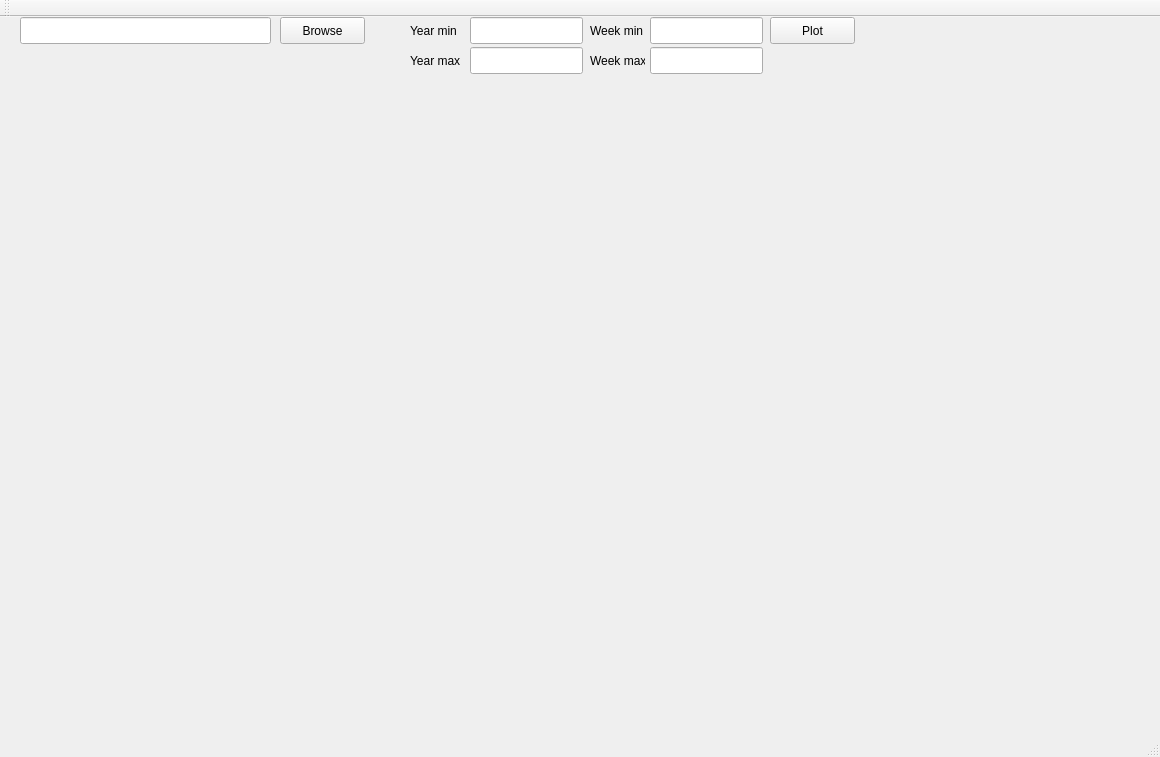
<?xml version="1.0" encoding="UTF-8"?>
<ui version="4.0">
 <class>MainWindow</class>
 <widget class="QMainWindow" name="MainWindow">
  <property name="geometry">
   <rect>
    <x>0</x>
    <y>0</y>
    <width>1160</width>
    <height>757</height>
   </rect>
  </property>
  <property name="windowTitle">
   <string>MainWindow</string>
  </property>
  <widget class="QWidget" name="centralWidget">
   <widget class="QCustomPlot" name="plotArea" native="true">
    <property name="geometry">
     <rect>
      <x>10</x>
      <y>70</y>
      <width>1141</width>
      <height>621</height>
     </rect>
    </property>
   </widget>
   <widget class="QLineEdit" name="lineEdit">
    <property name="geometry">
     <rect>
      <x>20</x>
      <y>0</y>
      <width>251</width>
      <height>27</height>
     </rect>
    </property>
   </widget>
   <widget class="QPushButton" name="browseButton">
    <property name="geometry">
     <rect>
      <x>280</x>
      <y>0</y>
      <width>85</width>
      <height>27</height>
     </rect>
    </property>
    <property name="text">
     <string>Browse</string>
    </property>
   </widget>
   <widget class="QLineEdit" name="minYearEdit">
    <property name="geometry">
     <rect>
      <x>470</x>
      <y>0</y>
      <width>113</width>
      <height>27</height>
     </rect>
    </property>
   </widget>
   <widget class="QLineEdit" name="minWeekEdit">
    <property name="geometry">
     <rect>
      <x>650</x>
      <y>0</y>
      <width>113</width>
      <height>27</height>
     </rect>
    </property>
   </widget>
   <widget class="QLabel" name="label">
    <property name="geometry">
     <rect>
      <x>410</x>
      <y>5</y>
      <width>55</width>
      <height>17</height>
     </rect>
    </property>
    <property name="text">
     <string>Year min</string>
    </property>
   </widget>
   <widget class="QLabel" name="label_2">
    <property name="geometry">
     <rect>
      <x>590</x>
      <y>5</y>
      <width>55</width>
      <height>17</height>
     </rect>
    </property>
    <property name="text">
     <string>Week min</string>
    </property>
   </widget>
   <widget class="QPushButton" name="plotButton">
    <property name="geometry">
     <rect>
      <x>770</x>
      <y>0</y>
      <width>85</width>
      <height>27</height>
     </rect>
    </property>
    <property name="text">
     <string>Plot</string>
    </property>
   </widget>
   <widget class="QLabel" name="label_3">
    <property name="geometry">
     <rect>
      <x>410</x>
      <y>35</y>
      <width>55</width>
      <height>17</height>
     </rect>
    </property>
    <property name="text">
     <string>Year max</string>
    </property>
   </widget>
   <widget class="QLabel" name="label_4">
    <property name="geometry">
     <rect>
      <x>590</x>
      <y>35</y>
      <width>55</width>
      <height>17</height>
     </rect>
    </property>
    <property name="text">
     <string>Week max</string>
    </property>
   </widget>
   <widget class="QLineEdit" name="maxYearEdit">
    <property name="geometry">
     <rect>
      <x>470</x>
      <y>30</y>
      <width>113</width>
      <height>27</height>
     </rect>
    </property>
   </widget>
   <widget class="QLineEdit" name="maxWeekEdit">
    <property name="geometry">
     <rect>
      <x>650</x>
      <y>30</y>
      <width>113</width>
      <height>27</height>
     </rect>
    </property>
   </widget>
  </widget>
  <widget class="QMenuBar" name="menuBar">
   <property name="geometry">
    <rect>
     <x>0</x>
     <y>0</y>
     <width>1160</width>
     <height>27</height>
    </rect>
   </property>
  </widget>
  <widget class="QToolBar" name="mainToolBar">
   <attribute name="toolBarArea">
    <enum>TopToolBarArea</enum>
   </attribute>
   <attribute name="toolBarBreak">
    <bool>false</bool>
   </attribute>
  </widget>
  <widget class="QStatusBar" name="statusBar"/>
 </widget>
 <layoutdefault spacing="6" margin="11"/>
 <customwidgets>
  <customwidget>
   <class>QCustomPlot</class>
   <extends>QWidget</extends>
   <header>qcustomplot.h</header>
   <container>1</container>
  </customwidget>
 </customwidgets>
 <resources/>
 <connections/>
</ui>
